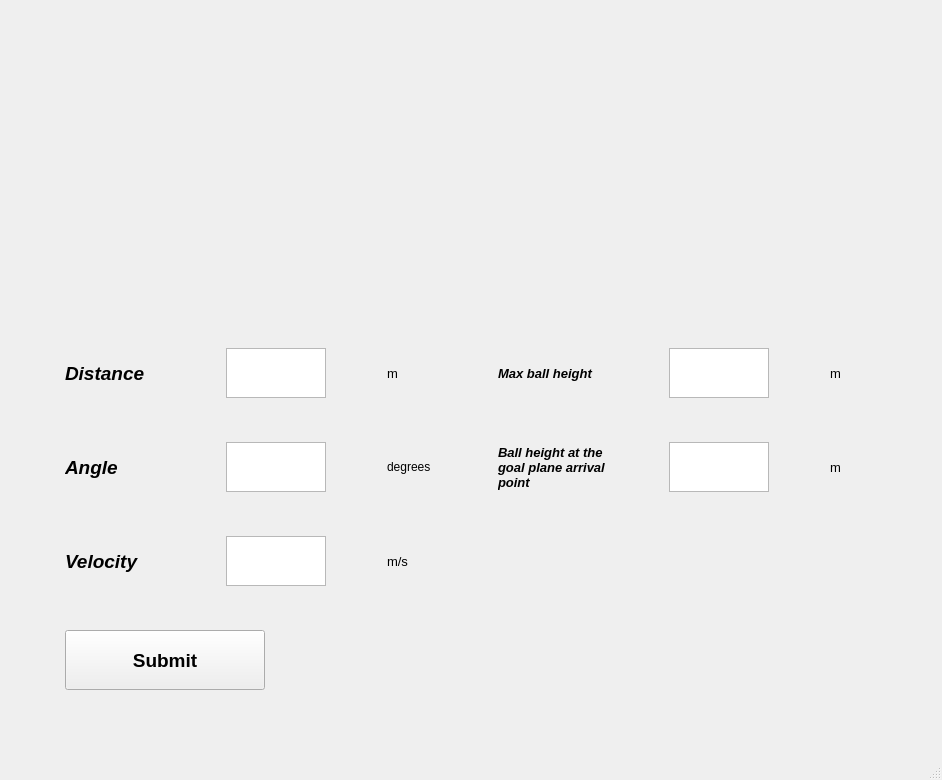
<?xml version="1.0" encoding="UTF-8"?>
<ui version="4.0">
 <class>MainWindow</class>
 <widget class="QMainWindow" name="MainWindow">
  <property name="geometry">
   <rect>
    <x>0</x>
    <y>0</y>
    <width>942</width>
    <height>780</height>
   </rect>
  </property>
  <property name="windowTitle">
   <string>MainWindow</string>
  </property>
  <widget class="QWidget" name="centralwidget">
   <widget class="QWidget" name="gridLayoutWidget">
    <property name="geometry">
     <rect>
      <x>10</x>
      <y>310</y>
      <width>925</width>
      <height>421</height>
     </rect>
    </property>
    <layout class="QGridLayout" name="gridLayout_2">
     <item row="2" column="1">
      <widget class="QTextEdit" name="textEdit_2">
       <property name="maximumSize">
        <size>
         <width>100</width>
         <height>50</height>
        </size>
       </property>
       <property name="font">
        <font>
         <pointsize>14</pointsize>
        </font>
       </property>
      </widget>
     </item>
     <item row="1" column="0">
      <widget class="QLabel" name="label_2">
       <property name="maximumSize">
        <size>
         <width>100</width>
         <height>16777215</height>
        </size>
       </property>
       <property name="font">
        <font>
         <pointsize>14</pointsize>
         <weight>75</weight>
         <italic>true</italic>
         <bold>true</bold>
        </font>
       </property>
       <property name="text">
        <string>Angle</string>
       </property>
      </widget>
     </item>
     <item row="0" column="1">
      <widget class="QTextEdit" name="textEdit_3">
       <property name="maximumSize">
        <size>
         <width>100</width>
         <height>50</height>
        </size>
       </property>
       <property name="font">
        <font>
         <pointsize>14</pointsize>
        </font>
       </property>
      </widget>
     </item>
     <item row="0" column="4">
      <widget class="QTextEdit" name="textEdit_4">
       <property name="maximumSize">
        <size>
         <width>100</width>
         <height>50</height>
        </size>
       </property>
       <property name="font">
        <font>
         <pointsize>14</pointsize>
        </font>
       </property>
      </widget>
     </item>
     <item row="2" column="0">
      <widget class="QLabel" name="label_3">
       <property name="maximumSize">
        <size>
         <width>100</width>
         <height>16777215</height>
        </size>
       </property>
       <property name="font">
        <font>
         <pointsize>14</pointsize>
         <weight>75</weight>
         <italic>true</italic>
         <bold>true</bold>
        </font>
       </property>
       <property name="text">
        <string>Velocity</string>
       </property>
      </widget>
     </item>
     <item row="0" column="3">
      <widget class="QLabel" name="label_4">
       <property name="maximumSize">
        <size>
         <width>110</width>
         <height>16777215</height>
        </size>
       </property>
       <property name="font">
        <font>
         <pointsize>10</pointsize>
         <weight>75</weight>
         <italic>true</italic>
         <bold>true</bold>
        </font>
       </property>
       <property name="text">
        <string>Max ball height</string>
       </property>
      </widget>
     </item>
     <item row="0" column="0">
      <widget class="QLabel" name="label">
       <property name="maximumSize">
        <size>
         <width>100</width>
         <height>16777215</height>
        </size>
       </property>
       <property name="font">
        <font>
         <pointsize>14</pointsize>
         <weight>75</weight>
         <italic>true</italic>
         <bold>true</bold>
        </font>
       </property>
       <property name="text">
        <string>Distance</string>
       </property>
      </widget>
     </item>
     <item row="1" column="1">
      <widget class="QTextEdit" name="textEdit">
       <property name="maximumSize">
        <size>
         <width>100</width>
         <height>50</height>
        </size>
       </property>
       <property name="font">
        <font>
         <pointsize>14</pointsize>
        </font>
       </property>
      </widget>
     </item>
     <item row="3" column="0" colspan="2">
      <widget class="QPushButton" name="pushButton">
       <property name="maximumSize">
        <size>
         <width>200</width>
         <height>60</height>
        </size>
       </property>
       <property name="font">
        <font>
         <pointsize>14</pointsize>
         <weight>75</weight>
         <bold>true</bold>
        </font>
       </property>
       <property name="text">
        <string>Submit</string>
       </property>
      </widget>
     </item>
     <item row="1" column="4">
      <widget class="QTextEdit" name="textEdit_5">
       <property name="maximumSize">
        <size>
         <width>100</width>
         <height>50</height>
        </size>
       </property>
       <property name="font">
        <font>
         <pointsize>14</pointsize>
        </font>
       </property>
      </widget>
     </item>
     <item row="0" column="5">
      <widget class="QLabel" name="label_9">
       <property name="maximumSize">
        <size>
         <width>50</width>
         <height>16777215</height>
        </size>
       </property>
       <property name="font">
        <font>
         <pointsize>10</pointsize>
        </font>
       </property>
       <property name="text">
        <string>m</string>
       </property>
      </widget>
     </item>
     <item row="1" column="5">
      <widget class="QLabel" name="label_10">
       <property name="maximumSize">
        <size>
         <width>50</width>
         <height>16777215</height>
        </size>
       </property>
       <property name="font">
        <font>
         <pointsize>10</pointsize>
        </font>
       </property>
       <property name="text">
        <string>m</string>
       </property>
      </widget>
     </item>
     <item row="0" column="2">
      <widget class="QLabel" name="label_6">
       <property name="maximumSize">
        <size>
         <width>50</width>
         <height>16777215</height>
        </size>
       </property>
       <property name="font">
        <font>
         <pointsize>10</pointsize>
        </font>
       </property>
       <property name="text">
        <string>m</string>
       </property>
      </widget>
     </item>
     <item row="1" column="2">
      <widget class="QLabel" name="label_7">
       <property name="maximumSize">
        <size>
         <width>50</width>
         <height>16777215</height>
        </size>
       </property>
       <property name="font">
        <font>
         <pointsize>9</pointsize>
        </font>
       </property>
       <property name="text">
        <string>degrees</string>
       </property>
      </widget>
     </item>
     <item row="2" column="2">
      <widget class="QLabel" name="label_8">
       <property name="maximumSize">
        <size>
         <width>50</width>
         <height>16777215</height>
        </size>
       </property>
       <property name="font">
        <font>
         <pointsize>10</pointsize>
        </font>
       </property>
       <property name="text">
        <string>m/s</string>
       </property>
      </widget>
     </item>
     <item row="1" column="3">
      <widget class="QLabel" name="label_5">
       <property name="maximumSize">
        <size>
         <width>120</width>
         <height>16777215</height>
        </size>
       </property>
       <property name="font">
        <font>
         <pointsize>10</pointsize>
         <weight>75</weight>
         <italic>true</italic>
         <bold>true</bold>
        </font>
       </property>
       <property name="text">
        <string>Ball height at the goal plane arrival point</string>
       </property>
       <property name="wordWrap">
        <bool>true</bool>
       </property>
      </widget>
     </item>
    </layout>
   </widget>
   <widget class="QLabel" name="label_11">
    <property name="geometry">
     <rect>
      <x>180</x>
      <y>0</y>
      <width>591</width>
      <height>301</height>
     </rect>
    </property>
    <property name="maximumSize">
     <size>
      <width>600</width>
      <height>600</height>
     </size>
    </property>
    <property name="text">
     <string/>
    </property>
    <property name="pixmap">
     <pixmap>kick.gif</pixmap>
    </property>
    <property name="scaledContents">
     <bool>true</bool>
    </property>
   </widget>
  </widget>
  <widget class="QMenuBar" name="menubar">
   <property name="geometry">
    <rect>
     <x>0</x>
     <y>0</y>
     <width>942</width>
     <height>21</height>
    </rect>
   </property>
  </widget>
  <widget class="QStatusBar" name="statusbar"/>
 </widget>
 <resources/>
 <connections/>
</ui>
